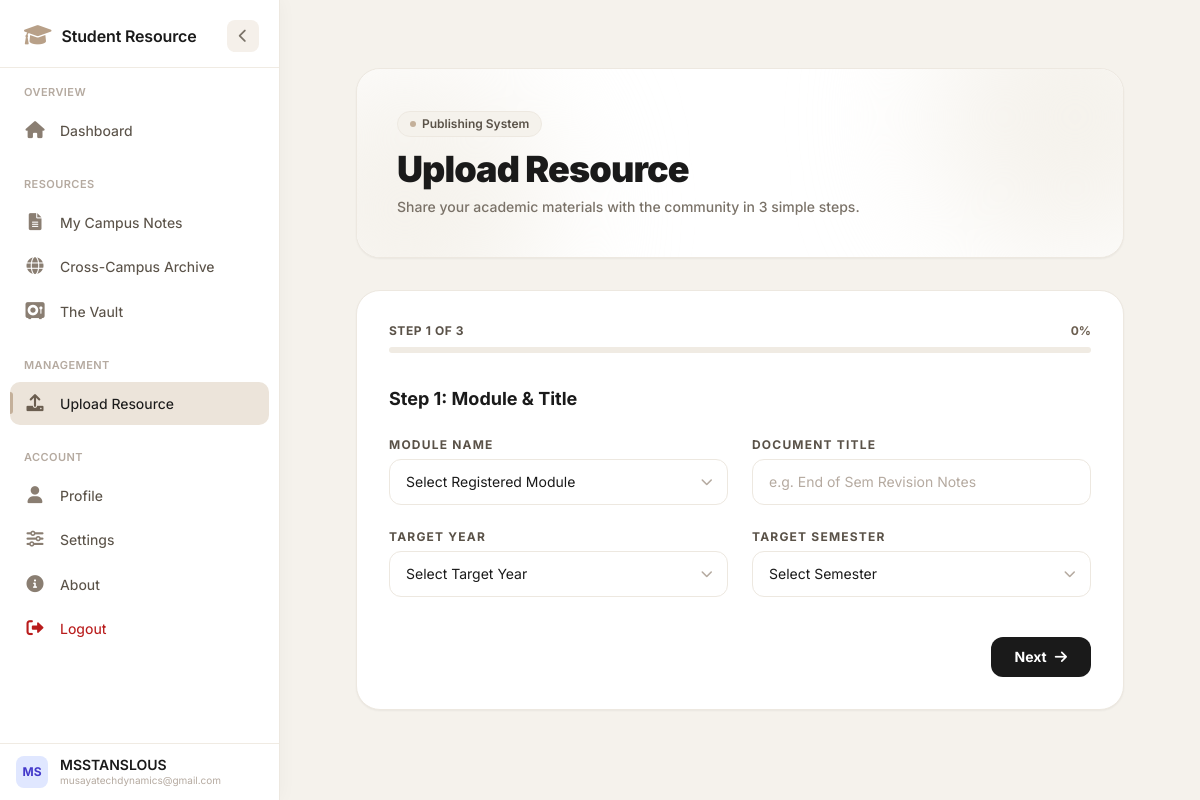
The page /upload-resource (signed in) on the database its author committed.
### app/models.py (models this page shows)
class User(db.Model, UserMixin):
    id = db.Column(db.Integer, primary_key=True)
    full_name = db.Column(db.String(100), nullable=False)
    email = db.Column(db.String(120), unique=True, nullable=False)
    password_hash = db.Column(db.String(128), nullable=False)
    campus = db.Column(db.String(50), nullable=False)
    student_id = db.Column(db.String(20), nullable=True)
    phone_number = db.Column(db.String(15), nullable=True)
    year = db.Column(db.Integer, default=1)
    semester = db.Column(db.Integer, default=1)
    program_id = db.Column(db.Integer, db.ForeignKey('program.id'), nullable=False)
    is_approved = db.Column(db.Boolean, default=False)
    is_class_rep = db.Column(db.Boolean, default=False)
    is_admin = db.Column(db.Boolean, default=False)
    created_at = db.Column(db.DateTime, default=datetime.utcnow)
    theme_preference = db.Column(db.String(20), default='light')  # 'light' or 'dark'
    language_preference = db.Column(db.String(10), default='en')  # 'en' for now
    is_active = db.Column(db.Boolean, default=True)  # soft delete flag

### app/core/routes.py (the view, shortened to what this page needs)
@core.route('/upload-resource', methods=['GET', 'POST'])
@login_required
def upload_resource():
    if not current_user.is_class_rep:
        flash('Access denied.')
        return redirect(url_for('core.dashboard'))
    modules = current_user.program.modules.all()
    programs = Program.query.all()
    return render_template('core/class_rep/upload_resource.html', modules=modules, programs=programs)

### app/templates/core/class_rep/upload_resource.html (shortened to what this page needs)
{% extends 'base.html' %}
{% block content %}
<div class="space-y-8 max-w-5xl mx-auto px-4 sm:px-6 lg:px-8 relative">
    <div class="relative overflow-hidden rounded-3xl bg-white p-8 sm:p-10 shadow-sm border border-[#ede8e0] text-[#1a1a1a]">
        <div class="absolute -top-24 -right-24 w-72 h-72 bg-[#f5f2ec] rounded-full blur-3xl pointer-events-none"></div>
        <div class="absolute -bottom-24 -left-24 w-72 h-72 bg-[#f5f2ec] rounded-full blur-3xl pointer-events-none"></div>
        <div class="relative z-10">
            <span class="inline-flex items-center gap-1.5 px-3 py-1 rounded-full text-xs font-semibold bg-[#f5f2ec] border border-[#ede8e0] text-[#5a5248] mb-3 backdrop-blur-md">
                <span class="w-1.5 h-1.5 rounded-full bg-[#c4b09a] animate-pulse"></span>
                Publishing System
            </span>
            <h1 class="text-3xl font-black text-[#1a1a1a] tracking-tight sm:text-4xl">Upload Resource</h1>
            <p class="text-[#7a7268] text-sm mt-2 font-medium max-w-xl">Share your academic materials with the community in 3 simple steps.</p>
        </div>
    </div>
    <div class="bg-white border border-[#ede8e0] rounded-3xl p-6 sm:p-8 shadow-sm">
        <div class="mb-8">
            <div class="flex items-center justify-between mb-2">
                <span class="text-xs font-bold text-[#5a5248] uppercase tracking-wider">Step <span id="current-step-display">1</span> of 3</span>
                <span id="progress-percent" class="text-xs font-bold text-[#6b5e50]">0%</span>
            </div>
            <div class="w-full h-1.5 bg-[#f0ebe3] rounded-full overflow-hidden">
            </div>
        </div>
        <form id="resource-upload-form" action="{{ url_for('core.upload_resource') }}" method="POST" enctype="multipart/form-data">
            <div id="step-1" class="step-content space-y-6">
                <h3 class="text-lg font-bold text-[#1a1a1a]">Step 1: Module &amp; Title</h3>
                <div class="grid grid-cols-1 sm:grid-cols-2 gap-6">
                    <div>
                        <label for="module_id" class="block text-xs font-bold text-[#5a5248] uppercase tracking-widest mb-1.5">Module Name</label>
                        <div class="relative">
                            <select id="module_id" name="module_id" required
                                    class="block w-full px-4 py-3 bg-white border border-[#ede8e0] rounded-xl text-sm text-[#1a1a1a] focus:outline-none focus:ring-2 focus:ring-[#c4b09a]/20 focus:border-[#c4b09a] transition-all appearance-none cursor-pointer">
                                <option value="" disabled selected class="text-[#b5aaa0]">Select Registered Module</option>
                            </select>
                            <div class="pointer-events-none absolute inset-y-0 right-4 flex items-center text-[#b5aaa0]">
                            </div>
                        </div>
                    </div>
                    <div>
                        <label for="title" class="block text-xs font-bold text-[#5a5248] uppercase tracking-widest mb-1.5">Document Title</label>
                        <input type="text" id="title" name="title" required
                               placeholder="e.g. End of Sem Revision Notes"
                               class="block w-full px-4 py-3 bg-white border border-[#ede8e0] rounded-xl text-sm text-[#1a1a1a] focus:outline-none focus:ring-2 focus:ring-[#c4b09a]/20 focus:border-[#c4b09a] transition-all placeholder:text-[#b5aaa0]">
                    </div>
                    <div>
                        <label for="academic_year" class="block text-xs font-bold text-[#5a5248] uppercase tracking-widest mb-1.5">Target Year</label>
                        <div class="relative">
                            <select id="academic_year" name="academic_year" required
                                    class="block w-full px-4 py-3 bg-white border border-[#ede8e0] rounded-xl text-sm text-[#1a1a1a] focus:outline-none focus:ring-2 focus:ring-[#c4b09a]/20 focus:border-[#c4b09a] transition-all appearance-none cursor-pointer">
                                <option value="" disabled selected class="text-[#b5aaa0]">Select Target Year</option>
                            </select>
                            <div class="pointer-events-none absolute inset-y-0 right-4 flex items-center text-[#b5aaa0]">
                            </div>
                        </div>
                    </div>
                    <div>
                        <label for="semester" class="block text-xs font-bold text-[#5a5248] uppercase tracking-widest mb-1.5">Target Semester</label>
                        <div class="relative">
                            <select id="semester" name="semester" required
                                    class="block w-full px-4 py-3 bg-white border border-[#ede8e0] rounded-xl text-sm text-[#1a1a1a] focus:outline-none focus:ring-2 focus:ring-[#c4b09a]/20 focus:border-[#c4b09a] transition-all appearance-none cursor-pointer">
                                <option value="" disabled selected class="text-[#b5aaa0]">Select Semester</option>
                            </select>
                            <div class="pointer-events-none absolute inset-y-0 right-4 flex items-center text-[#b5aaa0]">
                            </div>
                        </div>
                    </div>
                </div>
                <div class="flex justify-end pt-4">
                    <button type="button" onclick="nextStep(2)" class="inline-flex items-center px-6 py-2.5 bg-[#1a1a1a] hover:bg-black text-white text-sm font-bold rounded-xl transition-colors">
                        Next <i class="fas fa-arrow-right ml-2"></i>
                    </button>
                </div>
            </div>
        </form>
    </div>
</div>
{% endblock %}

### app/templates/base.html (shortened to what this page needs)
<!DOCTYPE html>
<html lang="en">
<head>
    <link rel="stylesheet" href="https://cdnjs.cloudflare.com/ajax/libs/font-awesome/6.0.0-beta3/css/all.min.css" />
    <script src="https://cdn.tailwindcss.com"></script>
</head>
<body class="{% if current_user.is_authenticated and current_user.theme_preference == 'dark' %}dark-theme{% endif %}">
    <aside class="sidebar" id="sidebar" data-turbo-permanent role="navigation" aria-label="Main navigation">
        <div class="sidebar-header">
            <div class="brand">
                <span class="brand-icon"><i class="fas fa-graduation-cap"></i></span>
                <span class="brand-text">Student Resource</span>
            </div>
            <button class="toggle-btn" id="toggleBtn" aria-label="Toggle navigation" title="Collapse / Expand">
                <i class="fas fa-chevron-left"></i>
            </button>
        </div>
        <div class="nav-scroll" id="navScroll">
            <div class="nav-group">
                <div class="nav-group-label">Overview</div>
                {% if current_user.is_admin %}
                    <a href="{{ url_for('core.admin_dashboard') }}"
                       class="nav-item {% if request.endpoint == 'core.admin_dashboard' %}active{% endif %}"
                       data-tooltip="Admin Dashboard" data-page="admin_dashboard">
                        <span class="nav-icon"><i class="fas fa-gauge-high"></i></span>
                        <span class="nav-text">Admin Dashboard</span>
                    </a>
                    <a href="{{ url_for('core.admin_analytics') }}"
                       class="nav-item {% if request.endpoint == 'core.admin_analytics' %}active{% endif %}"
                       data-tooltip="Analytics" data-page="admin_analytics">
                        <span class="nav-icon"><i class="fas fa-chart-pie"></i></span>
                        <span class="nav-text">Analytics</span>
                    </a>
                {% else %}
                    <a href="{{ url_for('core.dashboard') }}"
                       class="nav-item {% if request.endpoint == 'core.dashboard' %}active{% endif %}"
                       data-tooltip="Dashboard" data-page="dashboard">
                        <span class="nav-icon"><i class="fas fa-home"></i></span>
                        <span class="nav-text">Dashboard</span>
                    </a>
                {% endif %}
            </div>
            {% if not current_user.is_admin %}
            <div class="nav-group">
                <div class="nav-group-label">Resources</div>
                <a href="{{ url_for('core.campus_notes') }}"
                   class="nav-item {% if request.endpoint == 'core.campus_notes' %}active{% endif %}"
                   data-tooltip="My Notes" data-page="campus_notes">
                    <span class="nav-icon"><i class="fas fa-file-alt"></i></span>
                    <span class="nav-text">My Campus Notes</span>
                </a>
                <a href="{{ url_for('core.cross_campus') }}"
                   class="nav-item {% if request.endpoint == 'core.cross_campus' %}active{% endif %}"
                   data-tooltip="Cross-Campus" data-page="cross_campus">
                    <span class="nav-icon"><i class="fas fa-globe"></i></span>
                    <span class="nav-text">Cross-Campus Archive</span>
                </a>
                <a href="{{ url_for('core.vault') }}"
                   class="nav-item {% if request.endpoint == 'core.vault' %}active{% endif %}"
                   data-tooltip="Vault" data-page="vault">
                    <span class="nav-icon"><i class="fas fa-vault"></i></span>
                    <span class="nav-text">The Vault</span>
                </a>
            </div>
            {% endif %}
            {% if current_user.is_class_rep and not current_user.is_admin %}
            <div class="nav-group">
                <div class="nav-group-label">Management</div>
                <a href="{{ url_for('core.upload_resource') }}"
                   class="nav-item {% if request.endpoint == 'core.upload_resource' %}active{% endif %}"
                   data-tooltip="Upload" data-page="upload_resource">
                    <span class="nav-icon"><i class="fas fa-upload"></i></span>
                    <span class="nav-text">Upload Resource</span>
                </a>
            </div>
            {% endif %}
            <div class="nav-group">
                <div class="nav-group-label">Account</div>
                <a href="{{ url_for('core.profile') }}"
                   class="nav-item {% if request.endpoint == 'core.profile' %}active{% endif %}"
                   data-tooltip="Profile" data-page="profile">
                    <span class="nav-icon"><i class="fas fa-user"></i></span>
                    <span class="nav-text">Profile</span>
                </a>
                <a href="{{ url_for('core.settings') }}" class="nav-item {% if request.endpoint == 'core.settings' %}active{% endif %}" data-tooltip="Settings" data-page="settings">
                    <span class="nav-icon"><i class="fas fa-sliders-h"></i></span>
                    <span class="nav-text">Settings</span>
                </a>
                <a href="{{ url_for('core.about') }}"
                   class="nav-item {% if request.endpoint == 'core.about' %}active{% endif %}"
                   data-tooltip="About" data-page="about">
                    <span class="nav-icon"><i class="fas fa-info-circle"></i></span>
                    <span class="nav-text">About</span>
                </a>
                <a href="{{ url_for('auth.logout') }}" data-turbo="false"
                   class="nav-item" data-tooltip="Logout" style="color:#b91c1c;">
                    <span class="nav-icon"><i class="fas fa-sign-out-alt" style="color:#b91c1c;"></i></span>
                    <span class="nav-text">Logout</span>
                </a>
            </div>
        </div>
        <div class="sidebar-footer" style="border-top:1px solid #f0ebe3; padding:12px 16px; flex-shrink:0;">
            <div class="flex items-center space-x-3">
                <div class="h-8 w-8 rounded-lg bg-indigo-100 text-indigo-700 font-bold text-xs flex items-center justify-center flex-shrink-0">
                    {% if current_user.is_authenticated %}{{ current_user.full_name[:2].upper() }}{% else %}GS{% endif %}
                </div>
                <div class="flex flex-col min-w-0">
                    <span class="text-sm font-semibold text-[#1a1a1a] truncate leading-tight">
                        {% if current_user.is_authenticated %}{{ current_user.full_name }}{% else %}Guest{% endif %}
                    </span>
                    <span class="text-[10px] text-[#b5aaa0] truncate">{{ current_user.email if current_user.is_authenticated else 'Not logged in' }}</span>
                </div>
            </div>
        </div>
    </aside>
    <main class="main-content" id="mainContent">
        <div class="max-w-7xl mx-auto pb-12">
            {% block content %}{% endblock %}
        </div>
    </main>
</body>
</html>

### rows shown on the page
User: full_name "MS", full_name "MSSTANSLOUS", is_active+email "musayatechdynamics@gmail.com"
